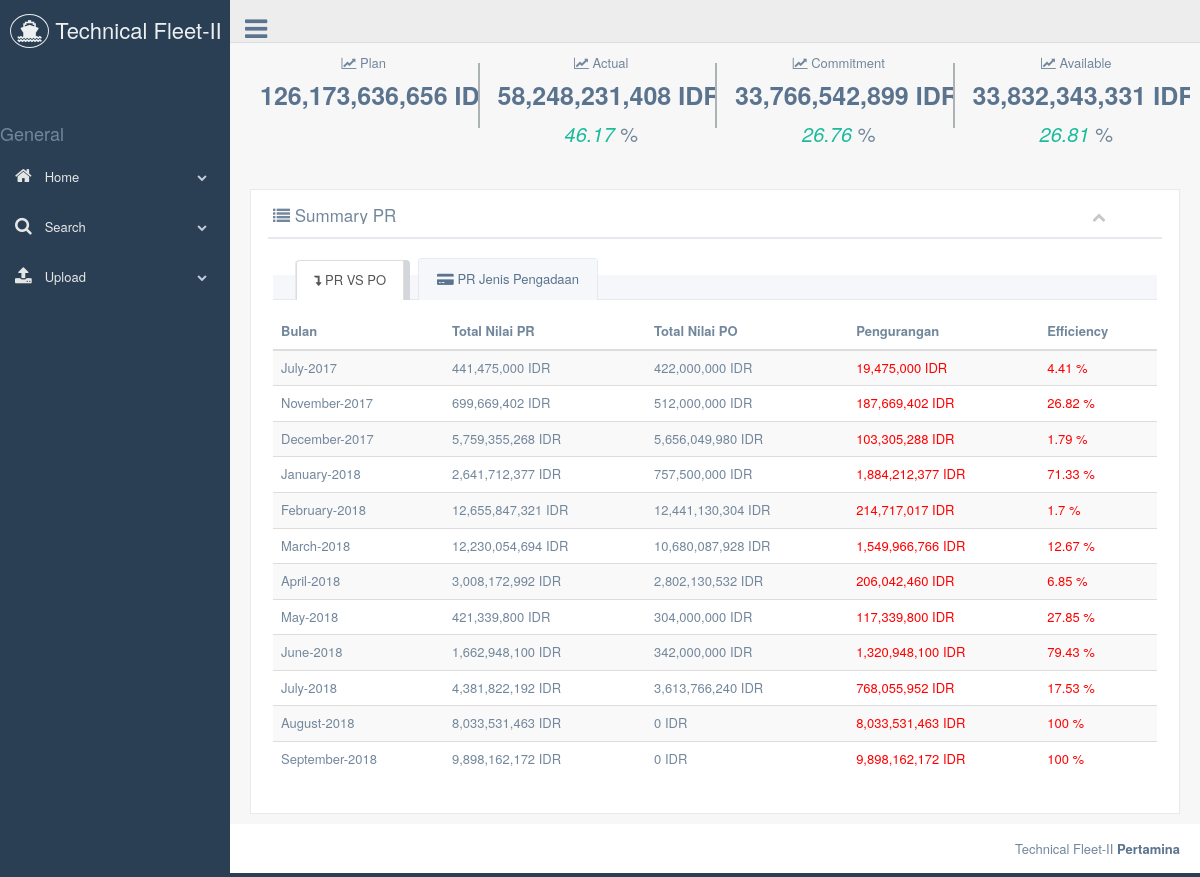
/production/index.php, run on the app's committed database.
### tables this page shows
CREATE TABLE `opex_apex` (
  `kapal` varchar(255) DEFAULT NULL,
  `actual` bigint(22) DEFAULT NULL,
  `commitment` bigint(22) DEFAULT NULL,
  `plan` bigint(22) DEFAULT NULL,
  `available` bigint(22) DEFAULT NULL,
  `curr` varchar(255) DEFAULT NULL,
  `cost_center` varchar(255) DEFAULT NULL,
  `curr_usd` varchar(5) DEFAULT NULL,
  `actual_usd` bigint(20) DEFAULT NULL,
  `available_usd` bigint(20) DEFAULT NULL,
  `commitment_usd` bigint(20) DEFAULT NULL,
  `plan_usd` bigint(20) DEFAULT NULL
);

### production/index.php (the view, shortened to what this page needs)
<?php
include("controller/doconnect.php");
?>
<!DOCTYPE html>
<html lang="en">
  <head>
    <link href="../vendors/bootstrap/dist/css/bootstrap.min.css" rel="stylesheet">
    <link href="../vendors/font-awesome/css/font-awesome.min.css" rel="stylesheet">
    <link href="../vendors/nprogress/nprogress.css" rel="stylesheet">
    <link href="../vendors/iCheck/skins/flat/green.css" rel="stylesheet">
    <link href="../vendors/datatables.net-bs/css/dataTables.bootstrap.min.css" rel="stylesheet">
    <link href="../vendors/datatables.net-buttons-bs/css/buttons.bootstrap.min.css" rel="stylesheet">
    <link href="../vendors/datatables.net-fixedheader-bs/css/fixedHeader.bootstrap.min.css" rel="stylesheet">
    <link href="../vendors/datatables.net-responsive-bs/css/responsive.bootstrap.min.css" rel="stylesheet">
    <link href="../vendors/datatables.net-scroller-bs/css/scroller.bootstrap.min.css" rel="stylesheet">
    <link href="../build/css/custom.min.css" rel="stylesheet">
  </head>
  <body class="nav-md">
    <div class="container body">
      <div class="main_container">
        <div class="col-md-3 left_col menu_fixed">
          <div class="left_col scroll-view">
            <div class="navbar nav_title" style="border: 0;">
              <a href="index.php" class="site_title"><i class="fa fa-ship"></i> <span>Technical Fleet-II</span></a>
            </div>
            <br> <br> <br>
            <?php include("view/sidebar_menu.php") ?>
          </div>
        </div>
        <?php include("view/top_nav.php") ?>
        <div class="right_col" role="main">
          <div class="">
            <div class="row tile_count" align="center">
              <?php
              $sql = "
                SELECT
                actual,
                commitment,
                plan,
                available
                FROM
                opex_apex aa
                where
                kapal like ''
                ";
                $result = $conn->query($sql);
                while($row = $result->fetch_assoc()) {
              ?>
              <div class="col-xl-3 col-md-3 col-sm-3 col-xs-6 tile_stats_count">
                <span class="count_top"><i class="fa fa-line-chart"></i> Plan
                  </span>
                <div class="count" style="font-size: 25px;"><a href="apex.php"><?php echo number_format($row["plan"]); echo " IDR";?></a></div>
              </div>
              <div class="col-xl-3 col-md-3 col-sm-3 col-xs-6 tile_stats_count">
                <span class="count_top"><i class="fa fa-line-chart"></i> Actual
                  </span>
                <div class="count" style="font-size: 25px;"><a href="apex.php"><?php echo number_format($row["actual"]); echo " IDR";?></a></div>
                <span class="count_bottom" style="font-size: 20px;"><i class="green"><?php echo round($row["actual"]/$row["plan"]*100,2);?> </i> %</span>
              </div>
              <div class="col-xl-3 col-md-3 col-sm-3 col-xs-6 tile_stats_count">
                <span class="count_top"><i class="fa fa-line-chart"></i> Commitment
                  </span>
                <div class="count" style="font-size: 25px;"><a href="apex.php"><?php echo number_format($row["commitment"]); echo " IDR";?></a></div>
                <span class="count_bottom" style="font-size: 20px;"><i class="green"><?php echo round($row["commitment"]/$row["plan"]*100,2);?> </i> % </span>
              </div>
              <div class="col-xl-3 col-md-3 col-sm-3 col-xs-6 tile_stats_count">
                <span class="count_top"><i class="fa fa-line-chart"></i> Available
                  </span>
                <div class="count" style="font-size: 25px;"><a href="apex.php"><?php echo number_format($row["available"]); echo " IDR";?></a></div>
                <span class="count_bottom" style="font-size: 20px;"><i class="green"><?php echo round($row["available"]/$row["plan"]*100,2);?> </i> %</span>
              </div>
              <?php
                }
              ?>
            </div>
            <div class="row">
              <div class="col-md-12 col-sm-12 col-xs-12">
                <div class="x_panel">
                  <div class="x_title">
                    <h2><i class="fa fa-list"></i> Summary PR <small></small></h2>
                    <ul class="nav navbar-right panel_toolbox">
                      <li><a class="collapse-link"><i class="fa fa-chevron-up"></i></a>
                      </li>
                    </ul>
                    <div class="clearfix"></div>
                  </div>
                  <div class="x_content">
                    <div class="" role="tabpanel" data-example-id="togglable-tabs">
                      <ul id="myTab" class="nav nav-tabs bar_tabs" role="tablist">
                        <li role="presentation" class="active"><a href="#tab_content1" id="home-tab" role="tab" data-toggle="tab" aria-expanded="true"> <i class="fa fa-level-down"></i> PR VS PO</a>
                        </li>
                        <li role="presentation" class=""><a href="#tab_content2" role="tab" id="profile-tab" data-toggle="tab" aria-expanded="false"> <i class="fa fa-credit-card-alt"></i> PR Jenis Pengadaan</a>
                        </li>
                      </ul>
                      <div id="myTabContent" class="tab-content">
                        <div role="tabpanel" class="tab-pane fade active in" id="tab_content1" aria-labelledby="home-tab">
                            <?php include("query/summary_pr_perbulan_all.php") ?>
                        </div>
                      </div>
                    </div>
                  </div>
                </div>
              </div>
            </div>
          </div>
        </div>
        <footer>
          <div class="pull-right">
            Technical Fleet-II <a href="www.pertamina.com"><b>Pertamina</b></a>
          </div>
          <div class="clearfix"></div>
        </footer>
      </div>
    </div>
  </body>
</html>

### data on the page
opex_apex: plan "126,173,636,656", actual "58,248,231,408", $row["actual"]/$row["plan"]*100 "46.17", commitment "33,766,542,899", $row["commitment"]/$row["plan"]*100 "26.76", available "33,832,343,331", $row["available"]/$row["plan"]*100 "26.81"

### other printed values
$row["bulan"] "July-2017"
$row["nilai_pr"] "441,475,000"
$row["nilai_po"] "422,000,000"
$row["nilai_pr"] - $row["nilai_po"] "19,475,000"
$row["bulan"] "November-2017"
$row["nilai_pr"] "699,669,402"
$row["nilai_po"] "512,000,000"
$row["nilai_pr"] - $row["nilai_po"] "187,669,402"
$row["bulan"] "December-2017"
$row["nilai_pr"] "5,759,355,268"
$row["nilai_po"] "5,656,049,980"
$row["nilai_pr"] - $row["nilai_po"] "103,305,288"
$row["bulan"] "January-2018"
$row["nilai_pr"] "2,641,712,377"
$row["nilai_po"] "757,500,000"
